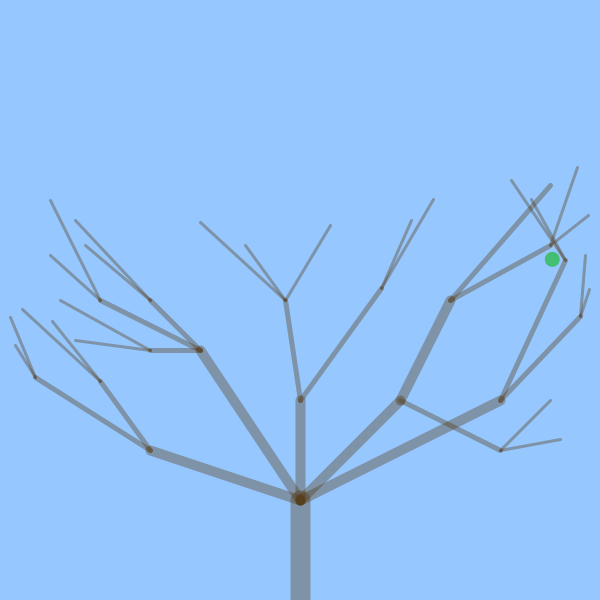
Frame 1 (no input)
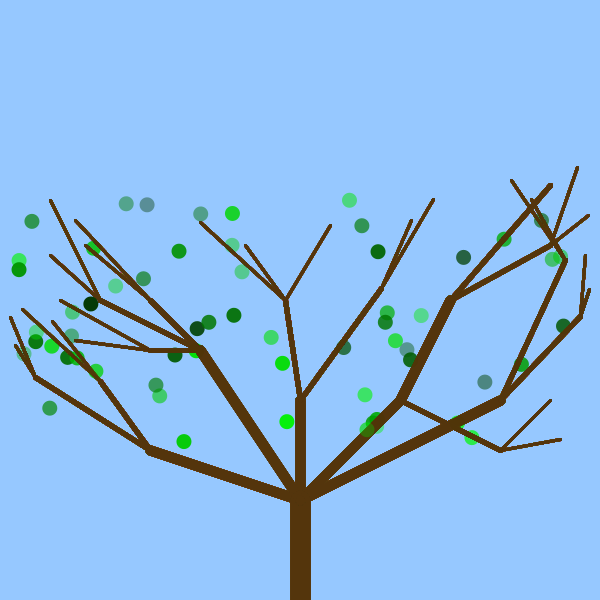
Frame 60 (the mouse pressed at the canvas centre just before this capture)
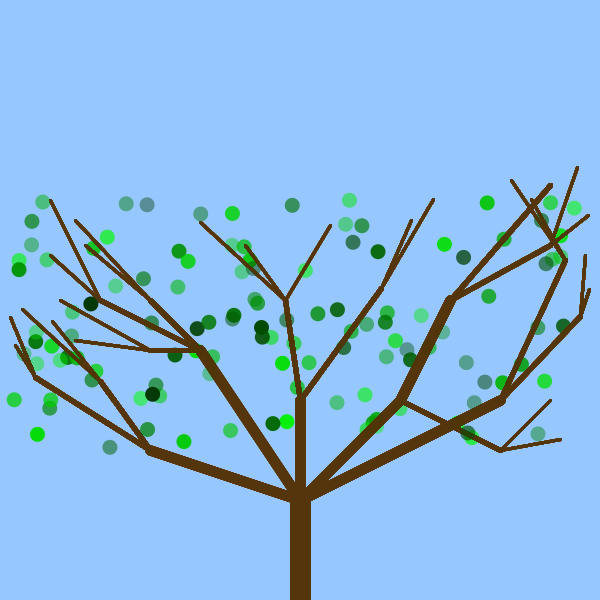
Frame 120 (the mouse held since frame 60 and released just before this capture)

The Processing sketch that drew these frames (run headless with seeded random() and noise(); from frame 60 on, the mouse is pressed at the canvas centre):

// Processing sketch: processing_171469
// ── processing_171469.pde


int counter = 0;

void setup() {
 size(600,600);
 background(150,200,255,255);
 smooth();
}

void draw() {
  

  stroke(80,50,10,50);
  strokeWeight(20);
line(300,600,300,500);
strokeWeight(10);
line(300,500,400,400);
line(300,500,200,350);
line(300,500,150,450);
line(300,500,500,400);
line(400,400,450,300);
line(300,500,300,400);
strokeWeight(5);
line(400,400,500,450);
line(200,350,100,300);
line(200,350,150,350);
line(200,350,150,300);
line(450,300,550,245);
line(450,300,550,185);
line(500,400,565,260);
line(500,400,580,316);
line(150,450,100,381);
line(150,450,35,377);
line(300,400,285,300);
line(300,400,381,288);

strokeWeight(3);
line(100,300,50,255);
line(150,350,75,340);
line(500,450,550,400);
line(500,450,560,439);
line(100,300,50,200);
line(150,350,60,300);
line(150,300,85,245);
line(150,300,75,220);
line(550,245,577,167);
line(550,245,588,215);
line(565,260,531,199);
line(565,260,511,180);
line(580,316,585,255);
line(580,316,589,289);
line(100,381,52,321);
line(100,381,22,309);
line(35,377,15,345);
line(35,377,10,317);
line(285,300,330,225);
line(285,300,245,245);
line(285,300,200,222);
line(381,288,411,220);
line(381,288,433,199);

counter++;
if(counter>1750){
  counter = 0;
}

if(counter<500){
  noStroke();
  fill(0,random(50,255),0,random(100,255));
  ellipse(random(10,580),random(200,450),15,15);
  
  stroke(80,50,10,50);
  strokeWeight(20);
line(300,600,300,500);
strokeWeight(10);
line(300,500,400,400);
line(300,500,200,350);
line(300,500,150,450);
line(300,500,500,400);
line(400,400,450,300);
line(300,500,300,400);
strokeWeight(5);
line(400,400,500,450);
line(200,350,100,300);
line(200,350,150,350);
line(200,350,150,300);
line(450,300,550,245);
line(450,300,550,185);
line(500,400,565,260);
line(500,400,580,316);
line(150,450,100,381);
line(150,450,35,377);
line(300,400,285,300);
line(300,400,381,288);

strokeWeight(3);
line(100,300,50,255);
line(150,350,75,340);
line(500,450,550,400);
line(500,450,560,439);
line(100,300,50,200);
line(150,350,60,300);
line(150,300,85,245);
line(150,300,75,220);
line(550,245,577,167);
line(550,245,588,215);
line(565,260,531,199);
line(565,260,511,180);
line(580,316,585,255);
line(580,316,589,289);
line(100,381,52,321);
line(100,381,22,309);
line(35,377,15,345);
line(35,377,10,317);
line(285,300,330,225);
line(285,300,245,245);
line(285,300,200,222);
line(381,288,411,220);
line(381,288,433,199);
}
if(counter>400){
  if(counter<800){
  noStroke();
  fill(random(200,255),random(200,255),0,random(100,255));
  ellipse(random(10,580),random(200,450),15,15);
  stroke(80,50,10,50);
  strokeWeight(20);
line(300,600,300,500);
strokeWeight(10);
line(300,500,400,400);
line(300,500,200,350);
line(300,500,150,450);
line(300,500,500,400);
line(400,400,450,300);
line(300,500,300,400);
strokeWeight(5);
line(400,400,500,450);
line(200,350,100,300);
line(200,350,150,350);
line(200,350,150,300);
line(450,300,550,245);
line(450,300,550,185);
line(500,400,565,260);
line(500,400,580,316);
line(150,450,100,381);
line(150,450,35,377);
line(300,400,285,300);
line(300,400,381,288);

strokeWeight(3);
line(100,300,50,255);
line(150,350,75,340);
line(500,450,550,400);
line(500,450,560,439);
line(100,300,50,200);
line(150,350,60,300);
line(150,300,85,245);
line(150,300,75,220);
line(550,245,577,167);
line(550,245,588,215);
line(565,260,531,199);
line(565,260,511,180);
line(580,316,585,255);
line(580,316,589,289);
line(100,381,52,321);
line(100,381,22,309);
line(35,377,15,345);
line(35,377,10,317);
line(285,300,330,225);
line(285,300,245,245);
line(285,300,200,222);
line(381,288,411,220);
line(381,288,433,199);
  }
}
if(counter>800){
  if(counter<1200){
  noStroke();
  fill(random(50,255),0,0,random(100,255));
  ellipse(random(10,580),random(200,450),15,15);
  stroke(80,50,10,50);
  strokeWeight(20);
line(300,600,300,500);
strokeWeight(10);
line(300,500,400,400);
line(300,500,200,350);
line(300,500,150,450);
line(300,500,500,400);
line(400,400,450,300);
line(300,500,300,400);
strokeWeight(5);
line(400,400,500,450);
line(200,350,100,300);
line(200,350,150,350);
line(200,350,150,300);
line(450,300,550,245);
line(450,300,550,185);
line(500,400,565,260);
line(500,400,580,316);
line(150,450,100,381);
line(150,450,35,377);
line(300,400,285,300);
line(300,400,381,288);

strokeWeight(3);
line(100,300,50,255);
line(150,350,75,340);
line(500,450,550,400);
line(500,450,560,439);
line(100,300,50,200);
line(150,350,60,300);
line(150,300,85,245);
line(150,300,75,220);
line(550,245,577,167);
line(550,245,588,215);
line(565,260,531,199);
line(565,260,511,180);
line(580,316,585,255);
line(580,316,589,289);
line(100,381,52,321);
line(100,381,22,309);
line(35,377,15,345);
line(35,377,10,317);
line(285,300,330,225);
line(285,300,245,245);
line(285,300,200,222);
line(381,288,411,220);
line(381,288,433,199);
  }
}
if(counter>1200){
  if(counter<1650){
  noStroke();
  fill(150,200,255,100);
  ellipse(random(10,580),random(200,450),25,25);
  
  stroke(80,50,10,50);
  strokeWeight(20);
line(300,600,300,500);
strokeWeight(10);
line(300,500,400,400);
line(300,500,200,350);
line(300,500,150,450);
line(300,500,500,400);
line(400,400,450,300);
line(300,500,300,400);
strokeWeight(5);
line(400,400,500,450);
line(200,350,100,300);
line(200,350,150,350);
line(200,350,150,300);
line(450,300,550,245);
line(450,300,550,185);
line(500,400,565,260);
line(500,400,580,316);
line(150,450,100,381);
line(150,450,35,377);
line(300,400,285,300);
line(300,400,381,288);

strokeWeight(3);
line(100,300,50,255);
line(150,350,75,340);
line(500,450,550,400);
line(500,450,560,439);
line(100,300,50,200);
line(150,350,60,300);
line(150,300,85,245);
line(150,300,75,220);
line(550,245,577,167);
line(550,245,588,215);
line(565,260,531,199);
line(565,260,511,180);
line(580,316,585,255);
line(580,316,589,289);
line(100,381,52,321);
line(100,381,22,309);
line(35,377,15,345);
line(35,377,10,317);
line(285,300,330,225);
line(285,300,245,245);
line(285,300,200,222);
line(381,288,411,220);
line(381,288,433,199);


  
  }
}

if(counter>1650){
  noStroke();
  fill(150,200,255,15);
  rect(0,0,width,height);
  
  stroke(80,50,10,50);
  strokeWeight(20);
line(300,600,300,500);
strokeWeight(10);
line(300,500,400,400);
line(300,500,200,350);
line(300,500,150,450);
line(300,500,500,400);
line(400,400,450,300);
line(300,500,300,400);
strokeWeight(5);
line(400,400,500,450);
line(200,350,100,300);
line(200,350,150,350);
line(200,350,150,300);
line(450,300,550,245);
line(450,300,550,185);
line(500,400,565,260);
line(500,400,580,316);
line(150,450,100,381);
line(150,450,35,377);
line(300,400,285,300);
line(300,400,381,288);

strokeWeight(3);
line(100,300,50,255);
line(150,350,75,340);
line(500,450,550,400);
line(500,450,560,439);
line(100,300,50,200);
line(150,350,60,300);
line(150,300,85,245);
line(150,300,75,220);
line(550,245,577,167);
line(550,245,588,215);
line(565,260,531,199);
line(565,260,511,180);
line(580,316,585,255);
line(580,316,589,289);
line(100,381,52,321);
line(100,381,22,309);
line(35,377,15,345);
line(35,377,10,317);
line(285,300,330,225);
line(285,300,245,245);
line(285,300,200,222);
line(381,288,411,220);
line(381,288,433,199);


  }
  }
